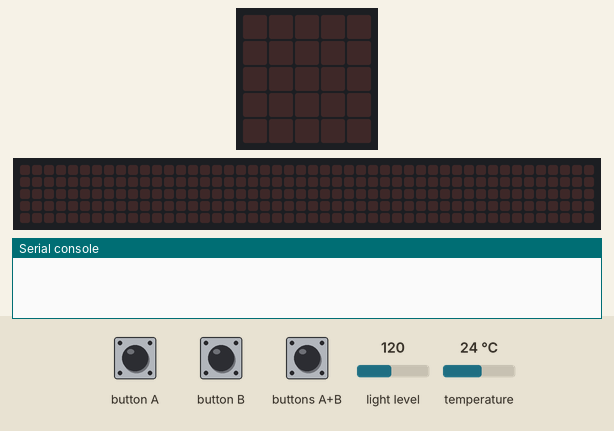
Recording of a program running on a simulated BBC micro:bit (MakeCode). Shown: the board's 5×5 LED display, a strip that is not on the board, showing the scrolling text unrolled, the last lines printed to the serial console. Inputs (shaded band) come from the test bench; at power-on: light level 120, temperature 24 °C. The 48×5 strip is a reading aid, not a part: it shows the text the display is scrolling, unrolled, one strip-width of it at a time.

Above: at 1.2 s.
1.3 s: button A pressed for 0.15 s
At 4.01 s:
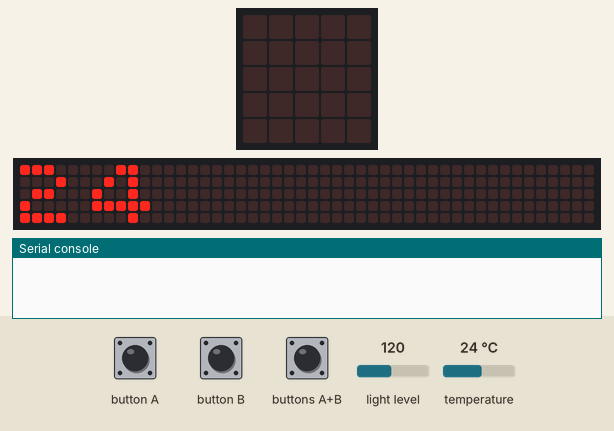
4.3 s: button B pressed for 0.15 s
At 4.54 s:
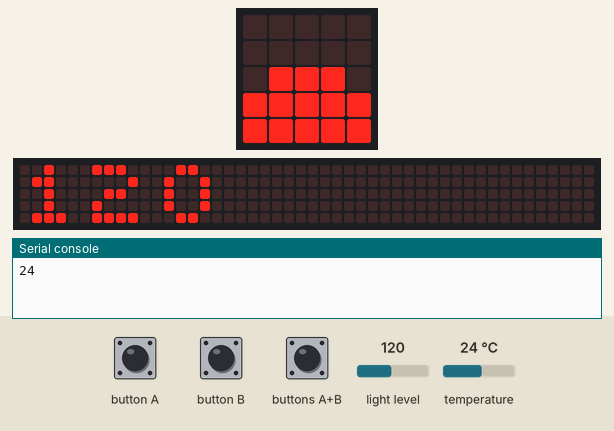
7.3 s: buttons A+B pressed for 0.15 s
At 8.12 s:
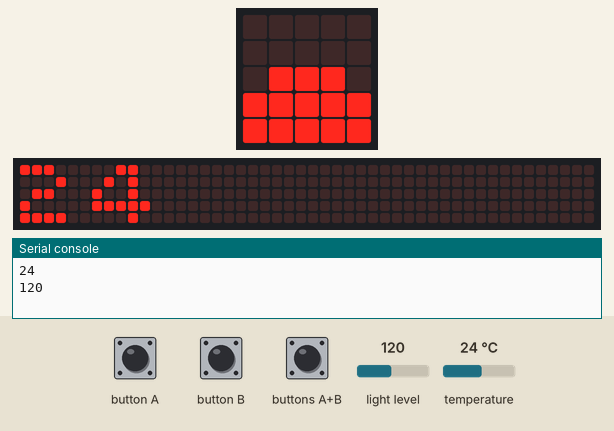
10.4 s: light level set to 5
At 12.0 s:
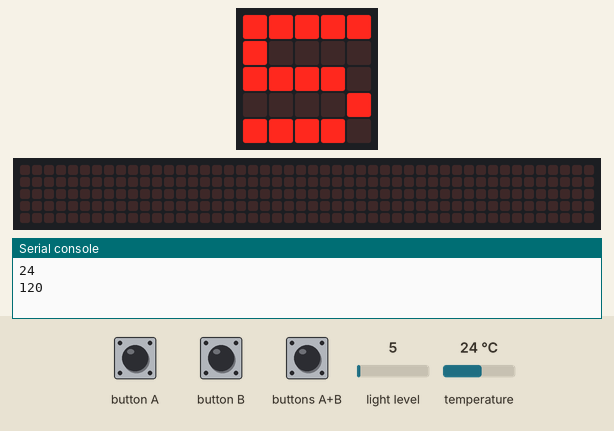
12.6 s: button B pressed for 0.15 s
At 14.4 s:
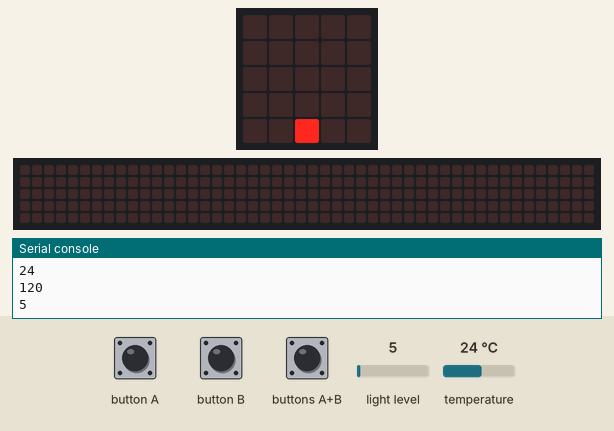
15.0 s: buttons A+B pressed for 1 s
At 18.91 s:
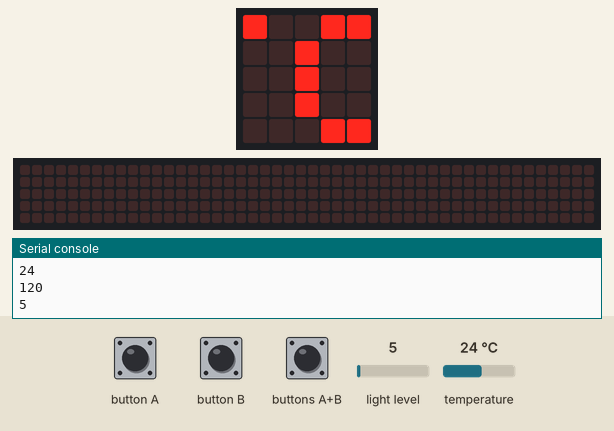

Measured:
- after the input at 1.3 s, the display: changes after 0.15 s (image 1)
- after the input at 4.3 s, the display: changes after 0.18 s (image 2)
- after the input at 7.3 s, the display: first differs from a run without the input after 0.75 s (image 3)
- after the input at 10.4 s, the display: first differs from a run without the input after 0.75 s (image 4)
- after the input at 12.6 s, the display: changes after 0.90 s (image 5)
- after the input at 15.0 s, the display: first changes after 1.0 s (image 6 shows a later state)

The program:

main.ts
```typescript
input.onButtonPressed(Button.A, function () {
    basic.showNumber(input.temperature())
    led.plotBarGraph(
    input.temperature(),
    50
    )
})
input.onButtonPressed(Button.AB, function () {
    basic.showNumber(input.temperature())
    basic.showLeds(`
        # . . # #
        . . # . .
        . . # . .
        . . # . .
        . . . # #
        `)
    basic.showNumber(input.lightLevel())
})
input.onButtonPressed(Button.B, function () {
    basic.showNumber(input.lightLevel())
    led.plotBarGraph(
    input.lightLevel(),
    255
    )
})
basic.forever(function () {

})
```

test.ts
```typescript
// aquí va el archivo "tests"; esto no se compilará cuando este paquete se utilice como una extensión.
```
